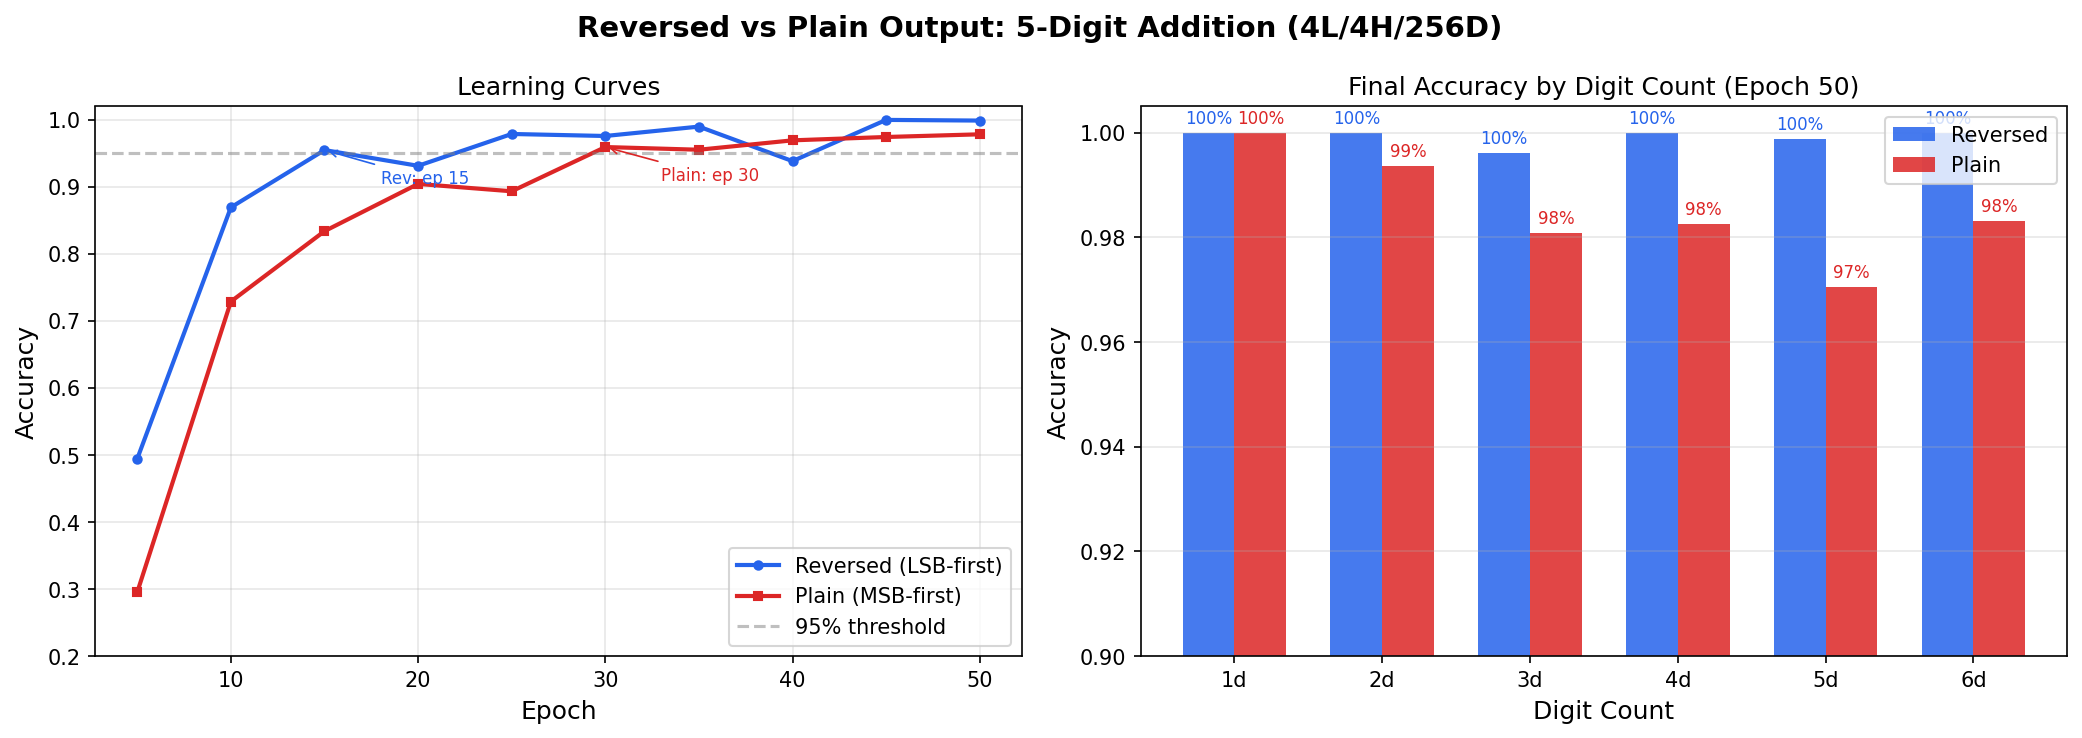

Reproduce this figure in Python.
"""
Evidence: Reversed (LSB-first) output is faster and more accurate than plain (MSB-first)
Finding: reversed-digit-order, experiment-tokenization-comparison
Generated: 2026-04-15
"""
import json
import matplotlib.pyplot as plt
import matplotlib
matplotlib.use('Agg')

RESULTS_DIR = "experiments/results"

def eval_epochs(data):
    """Filter epoch_logs to only entries with accuracy (eval every 5 epochs)."""
    return [e for e in data["epoch_logs"] if "accuracy" in e]

with open(f"{RESULTS_DIR}/add_5d_reversed_4L4H256D_baseline.json") as f:
    reversed_data = json.load(f)
with open(f"{RESULTS_DIR}/add_5d_plain_4L4H256D_tokenizer_plain.json") as f:
    plain_data = json.load(f)

fig, axes = plt.subplots(1, 2, figsize=(14, 5))
fig.suptitle("Reversed vs Plain Output: 5-Digit Addition (4L/4H/256D)", fontsize=14, fontweight='bold')

# --- Panel 1: Learning curves ---
ax = axes[0]
rev_epochs = [e["epoch"] for e in eval_epochs(reversed_data)]
rev_acc = [e["accuracy"] for e in eval_epochs(reversed_data)]
plain_epochs = [e["epoch"] for e in eval_epochs(plain_data)]
plain_acc = [e["accuracy"] for e in eval_epochs(plain_data)]

ax.plot(rev_epochs, rev_acc, 'o-', color='#2563eb', label='Reversed (LSB-first)', linewidth=2, markersize=4)
ax.plot(plain_epochs, plain_acc, 's-', color='#dc2626', label='Plain (MSB-first)', linewidth=2, markersize=4)
ax.axhline(y=0.95, color='gray', linestyle='--', alpha=0.5, label='95% threshold')
ax.set_xlabel('Epoch', fontsize=12)
ax.set_ylabel('Accuracy', fontsize=12)
ax.set_title('Learning Curves', fontsize=12)
ax.legend(fontsize=10)
ax.set_ylim(0.2, 1.02)
ax.grid(True, alpha=0.3)

# Annotate 95% crossing points
for epochs, accs, color, name in [(rev_epochs, rev_acc, '#2563eb', 'Rev'), (plain_epochs, plain_acc, '#dc2626', 'Plain')]:
    for i in range(len(accs)):
        if accs[i] >= 0.95:
            ax.annotate(f'{name}: ep {epochs[i]}', xy=(epochs[i], accs[i]),
                       xytext=(epochs[i]+3, accs[i]-0.05), fontsize=8, color=color,
                       arrowprops=dict(arrowstyle='->', color=color, lw=0.8))
            break

# --- Panel 2: Accuracy by digit count ---
ax = axes[1]
rev_final = eval_epochs(reversed_data)[-1]
plain_final = eval_epochs(plain_data)[-1]

digits = sorted(rev_final["digit_accuracy"].keys(), key=int)
rev_by_digit = [rev_final["digit_accuracy"][d] for d in digits]
plain_by_digit = [plain_final["digit_accuracy"][d] for d in digits]

x = range(len(digits))
width = 0.35
bars1 = ax.bar([i - width/2 for i in x], rev_by_digit, width, label='Reversed', color='#2563eb', alpha=0.85)
bars2 = ax.bar([i + width/2 for i in x], plain_by_digit, width, label='Plain', color='#dc2626', alpha=0.85)

ax.set_xlabel('Digit Count', fontsize=12)
ax.set_ylabel('Accuracy', fontsize=12)
ax.set_title('Final Accuracy by Digit Count (Epoch 50)', fontsize=12)
ax.set_xticks(list(x))
ax.set_xticklabels([f'{d}d' for d in digits])
ax.set_ylim(0.9, 1.005)
ax.legend(fontsize=10)
ax.grid(True, alpha=0.3, axis='y')

for bar, val in zip(bars1, rev_by_digit):
    ax.text(bar.get_x() + bar.get_width()/2, bar.get_height() + 0.001, f'{val:.0%}', ha='center', va='bottom', fontsize=8, color='#2563eb')
for bar, val in zip(bars2, plain_by_digit):
    ax.text(bar.get_x() + bar.get_width()/2, bar.get_height() + 0.001, f'{val:.0%}', ha='center', va='bottom', fontsize=8, color='#dc2626')

plt.tight_layout()
plt.savefig('outputs/evidence/reversed_vs_plain.png', dpi=150, bbox_inches='tight')
print("Saved: outputs/evidence/reversed_vs_plain.png")
